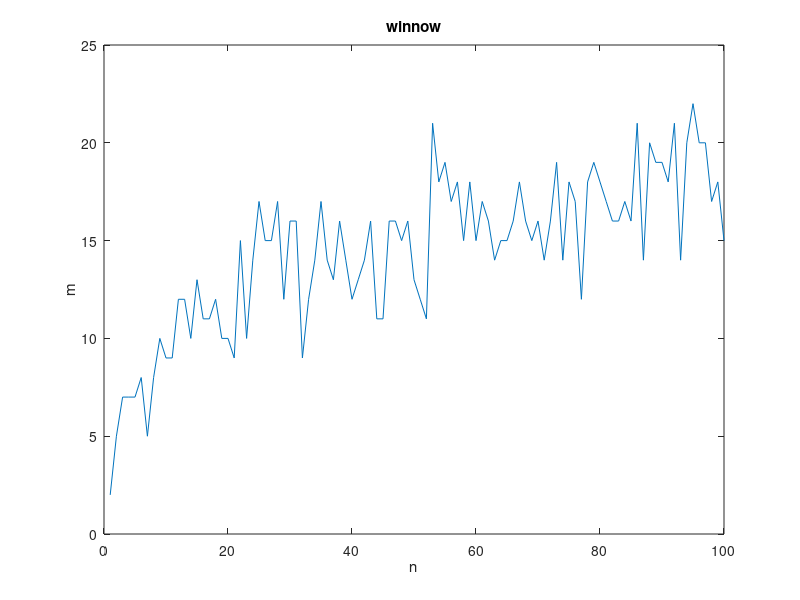

Recreate this plot in MATLAB.
%Part 2 excercise 4 a, winnow

clear

%max_m = 50;
max_n = 100;
m = 1;

for n = 1:max_n
    %initial
    error_ratio = 1;
    
    T = 100*n;
    m=1;
    %perceptron
    while(error_ratio > 0.1)
        m = m + 1;
        error = 0;
        w = ones(n,1);
        rng('shuffle');
        x = sign(-0.5 + rand(m,n));
        for k = 1 : m
	        for l = 1 : n
                if(x(k,l) == -1)
                    x(k,l) = 0;
                end
            end
        end
	    y = x(:,1);
            
        for i = 1 : m
            y_train(i,:) = sign(x(i,:)*w);
            if(y_train(i,1) == -1)
                y_train(i,1) = 0;
            end
            if(y_train(i,:) ~= y(i,:))
                for k = 1:n
                    w(k,:) = w(k,:) * 2^((y(i)-y_train(i))*x(i,k));
                end
	        end
        end
        rng('shuffle');
        x = sign(-0.5 + rand(2000,n));
        y = x(:,1);
        for i = 1 : 2000
        	y_test(i,:) = sign(x(i,:)*w);
            if(y_test(i,:) ~= y(i,:))
                error = error + 1;
            end
        end
        error_ratio = error/2000;
    end
    m_plot(n) = m;
end

figure; plot(1:max_n, m_plot);
title('winnow')
xlabel('n')
ylabel('m')
